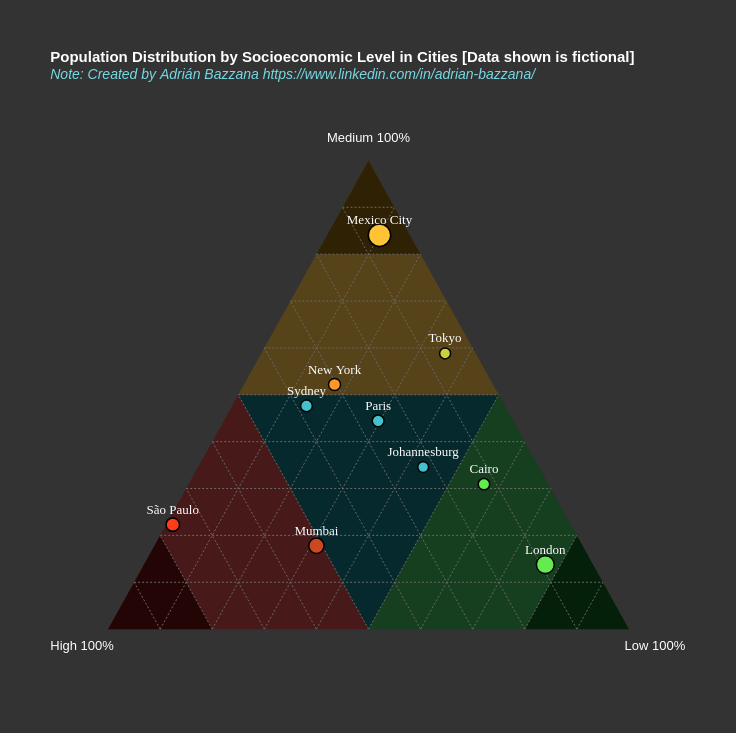

The Vega-Lite source for this figure:
### Vega-Lite specification from a JSON file in a GitHub repository (floating-point values rounded to 4 significant figures)
{"$schema": "https://vega.github.io/schema/vega-lite/v6.json", "width": 625, "height": 541.2, "padding": 50, "title": {"text": ["Population Distribution by Socioeconomic Level in Cities [Data shown is fictional]"], "subtitle": "Note: Created by Adrián Bazzana https://www.linkedin.com/in/adrian-bazzana/", "fontSize": 15, "subtitleFontSize": 14, "subtitleFontStyle": "italic", "anchor": "start", "color": "#ffffff", "subtitleColor": "#76d9e4", "offset": 50}, "config": {"background": "#333333", "view": {"stroke": "transparent"}, "axis": {"disable": true, "grid": false, "tickBand": "extent"}}, "layer": [{"data": {"values": [{"x": 0.25, "y": 0.433}, {"x": 0.75, "y": 0.433}, {"x": 0.5, "y": 0}]}, "mark": {"type": "line", "fill": "#06292d", "stroke": "transparent"}, "encoding": {"x": {"field": "x", "type": "quantitative"}, "y": {"field": "y", "type": "quantitative"}}}, {"data": {"values": [{"x": 0, "y": 0}, {"x": 0.25, "y": 0.433}, {"x": 0.5, "y": 0}]}, "mark": {"type": "line", "fill": "#481919", "stroke": "transparent"}, "encoding": {"x": {"field": "x", "type": "quantitative"}, "y": {"field": "y", "type": "quantitative"}}}, {"data": {"values": [{"x": 0, "y": 0}, {"x": 0.1, "y": 0.1732}, {"x": 0.2, "y": 0}]}, "mark": {"type": "line", "fill": "#240505", "stroke": "transparent"}, "encoding": {"x": {"field": "x", "type": "quantitative"}, "y": {"field": "y", "type": "quantitative"}}}, {"data": {"values": [{"x": 1, "y": 0}, {"x": 0.75, "y": 0.433}, {"x": 0.5, "y": 0}]}, "mark": {"type": "line", "fill": "#153f1e", "stroke": "transparent"}, "encoding": {"x": {"field": "x", "type": "quantitative"}, "y": {"field": "y", "type": "quantitative"}}}, {"data": {"values": [{"x": 1, "y": 0}, {"x": 0.9, "y": 0.1732}, {"x": 0.8, "y": 0}]}, "mark": {"type": "line", "fill": "#041f0a", "stroke": "transparent"}, "encoding": {"x": {"field": "x", "type": "quantitative"}, "y": {"field": "y", "type": "quantitative"}}}, {"data": {"values": [{"x": 0.5, "y": 0.866}, {"x": 0.25, "y": 0.433}, {"x": 0.75, "y": 0.433}]}, "mark": {"type": "line", "fill": "#564319", "stroke": "transparent"}, "encoding": {"x": {"field": "x", "type": "quantitative"}, "y": {"field": "y", "type": "quantitative"}}}, {"data": {"values": [{"x": 0.5, "y": 0.866}, {"x": 0.4, "y": 0.6928}, {"x": 0.6, "y": 0.6928}]}, "mark": {"type": "line", "fill": "#2e2104", "stroke": "transparent"}, "encoding": {"x": {"field": "x", "type": "quantitative"}, "y": {"field": "y", "type": "quantitative"}}}, {"data": {"values": [{"x": -0.05, "y": -0.05, "label": "High 100%"}, {"x": 1.05, "y": -0.05, "label": "Low 100%"}, {"x": 0.5, "y": 0.888, "label": "Medium 100%"}]}, "mark": {"type": "text", "dy": -10, "fontSize": 13, "color": "#ffffff"}, "encoding": {"x": {"field": "x", "type": "quantitative"}, "y": {"field": "y", "type": "quantitative"}, "text": {"field": "label", "type": "nominal"}}}, {"data": {"values": [{"x": 0.1, "y": 0, "x2": 0.05, "y2": 0.0866}, {"x": 0.2, "y": 0, "x2": 0.1, "y2": 0.1732}, {"x": 0.3, "y": 0, "x2": 0.15, "y2": 0.2598}, {"x": 0.4, "y": 0, "x2": 0.2, "y2": 0.3464}, {"x": 0.5, "y": 0, "x2": 0.25, "y2": 0.433}, {"x": 0.6, "y": 0, "x2": 0.3, "y2": 0.5196}, {"x": 0.7, "y": 0, "x2": 0.35, "y2": 0.6062}, {"x": 0.8, "y": 0, "x2": 0.4, "y2": 0.6928}, {"x": 0.9, "y": 0, "x2": 0.45, "y2": 0.7794}, {"x": 0.9, "y": 0, "x2": 0.95, "y2": 0.0866}, {"x": 0.8, "y": 0, "x2": 0.9, "y2": 0.1732}, {"x": 0.7, "y": 0, "x2": 0.85, "y2": 0.2598}, {"x": 0.6, "y": 0, "x2": 0.8, "y2": 0.3464}, {"x": 0.5, "y": 0, "x2": 0.75, "y2": 0.433}, {"x": 0.4, "y": 0, "x2": 0.7, "y2": 0.5196}, {"x": 0.3, "y": 0, "x2": 0.65, "y2": 0.6062}, {"x": 0.2, "y": 0, "x2": 0.6, "y2": 0.6928}, {"x": 0.1, "y": 0, "x2": 0.55, "y2": 0.7794}, {"x": 0.05, "y": 0.0866, "x2": 0.95, "y2": 0.0866}, {"x": 0.1, "y": 0.1732, "x2": 0.9, "y2": 0.1732}, {"x": 0.15, "y": 0.2598, "x2": 0.85, "y2": 0.2598}, {"x": 0.2, "y": 0.3464, "x2": 0.8, "y2": 0.3464}, {"x": 0.25, "y": 0.433, "x2": 0.75, "y2": 0.433}, {"x": 0.3, "y": 0.5196, "x2": 0.7, "y2": 0.5196}, {"x": 0.35, "y": 0.6062, "x2": 0.65, "y2": 0.6062}, {"x": 0.4, "y": 0.6928, "x2": 0.6, "y2": 0.6928}, {"x": 0.45, "y": 0.7794, "x2": 0.55, "y2": 0.7794}]}, "mark": {"type": "rule", "stroke": "#696969", "strokeDash": [2, 2]}, "encoding": {"x": {"field": "x", "type": "quantitative"}, "y": {"field": "y", "type": "quantitative"}, "x2": {"field": "x2"}, "y2": {"field": "y2"}}}, {"data": {"values": [{"City": "Tokyo", "Higt": 5, "Medium": 50, "Low": 30}, {"City": "New York", "Higt": 35, "Medium": 60, "Low": 20}, {"City": "Mumbai", "Higt": 115, "Medium": 40, "Low": 70}, {"City": "London", "Higt": 30, "Medium": 45, "Low": 252}, {"City": "São Paulo", "Higt": 120, "Medium": 35, "Low": 2}, {"City": "Paris", "Higt": 28, "Medium": 48, "Low": 32}, {"City": "Mexico City", "Higt": 32, "Medium": 458, "Low": 55}, {"City": "Cairo", "Higt": 12, "Medium": 30, "Low": 55}, {"City": "Sydney", "Higt": 40, "Medium": 50, "Low": 15}, {"City": "Johannesburg", "Higt": 18, "Medium": 28, "Low": 35}]}, "transform": [{"calculate": "datum['Higt'] + datum['Medium'] + datum['Low']", "as": "TotalLevel"}, {"calculate": "datum['Higt']/datum.TotalLevel", "as": "high_percent"}, {"calculate": "datum['Medium']/datum.TotalLevel", "as": "medium_percent"}, {"calculate": "datum['Low']/datum.TotalLevel", "as": "low_percent"}, {"calculate": "0.5 * (2 * datum.low_percent + datum.medium_percent)", "as": "x"}, {"calculate": "0.866 * datum.medium_percent", "as": "y"}, {"calculate": "toString(isValid(datum['Higt']) ? datum['Higt'] : 0) + ' (' + toString(round((isValid(datum.high_percent) ? datum.high_percent : 0) * 100, 1)) + '%)'", "as": "tooltip_high"}, {"calculate": "toString(isValid(datum['Medium']) ? datum['Medium'] : 0) + ' (' + toString(round((isValid(datum.medium_percent) ? datum.medium_percent : 0) * 100, 1)) + '%)'", "as": "tooltip_medium"}, {"calculate": "toString(isValid(datum['Low']) ? datum['Low'] : 0) + ' (' + toString(round((isValid(datum.low_percent) ? datum.low_percent : 0) * 100, 1)) + '%)'", "as": "tooltip_low"}, {"filter": "datum['City'] !== null"}, {"calculate": "length(datum['City'])", "as": "leng"}, {"calculate": "(datum.x*100 - length(datum['City']))/100", "as": "Xleng"}, {"calculate": "(datum.x*100 + length(datum['City']))/100", "as": "Xleng2"}, {"calculate": "datum['high_percent'] > 0.8 ? '#FF0F0F' : datum['medium_percent'] > 0.8 ? '#FFC333' : datum['low_percent'] > 0.8 ? '#32F95D' : datum['high_percent'] > 0.5 && datum['medium_percent'] > datum['low_percent'] ? '#ff3c18' : datum['high_percent'] > 0.5 && datum['medium_percent'] < datum['low_percent'] ? '#cb4922' : datum['medium_percent'] > 0.5 && datum['high_percent'] > datum['low_percent'] ? '#ff962a' : datum['medium_percent'] > 0.5 && datum['high_percent'] < datum['low_percent'] ? '#cbd03d' : datum['low_percent'] > 0.5 && datum['medium_percent'] < datum['high_percent'] ? '#65be49' : datum['low_percent'] > 0.5 && datum['medium_percent'] > datum['high_percent'] ? '#65eb52' : '#43c1ce'", "as": "color"}, {"calculate": "datum.medium_percent > 0.9 ? 15 : -15", "as": "dy_val"}], "encoding": {"x": {"field": "x", "type": "quantitative"}, "y": {"field": "y", "type": "quantitative"}, "tooltip": [{"field": "City", "type": "nominal", "title": "City:"}, {"field": "tooltip_high", "type": "nominal", "title": "🔴 High:"}, {"field": "tooltip_medium", "type": "nominal", "title": "🟡 Medium:"}, {"field": "tooltip_low", "type": "nominal", "title": "🟢 Low:"}]}, "layer": [{"mark": {"type": "point", "color": "transparent", "opacity": 1, "stroke": "#000000", "tooltip": true, "strokeWidth": 1.5, "strokeOpacity": 1}, "encoding": {"x": {"field": "x", "type": "quantitative"}, "y": {"field": "y", "type": "quantitative"}, "fill": {"field": "color", "type": "nominal", "scale": null}, "size": {"field": "TotalLevel", "type": "quantitative", "legend": null, "scale": {"range": [50, 500]}}}}, {"mark": {"type": "text", "tooltip": true, "font": "Verdana", "dy": {"expr": "datum.dy_val"}, "fontSize": 13, "color": "#ffffff", "fontWeight": 100}, "encoding": {"x": {"field": "x", "type": "quantitative"}, "y": {"field": "y", "type": "quantitative"}, "text": {"field": "City", "type": "nominal"}}}]}]}
